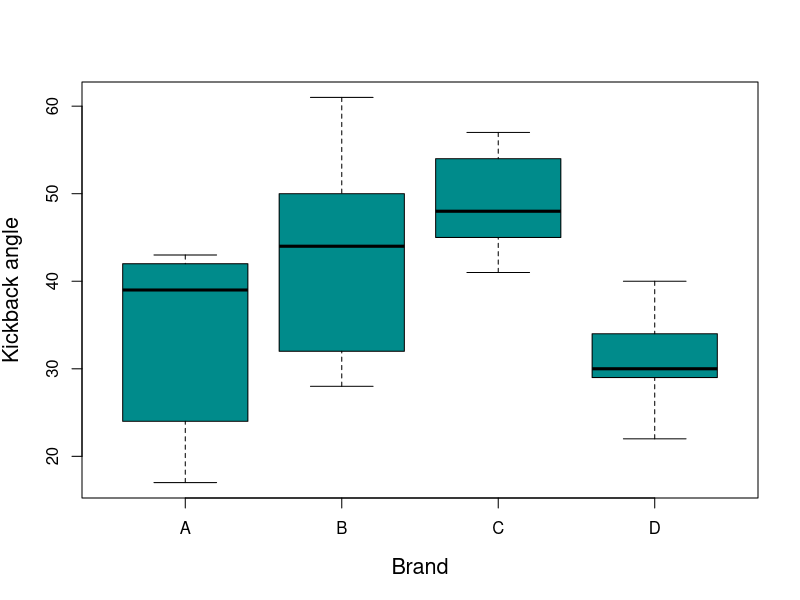
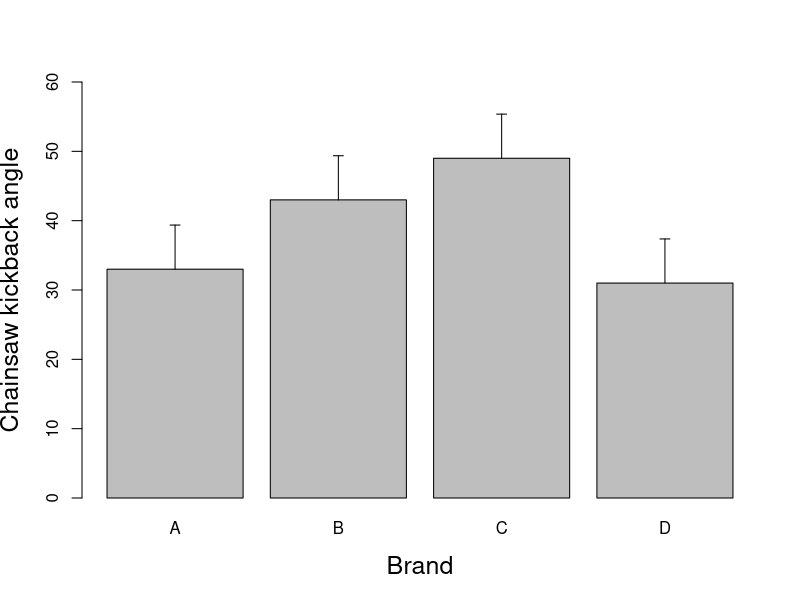
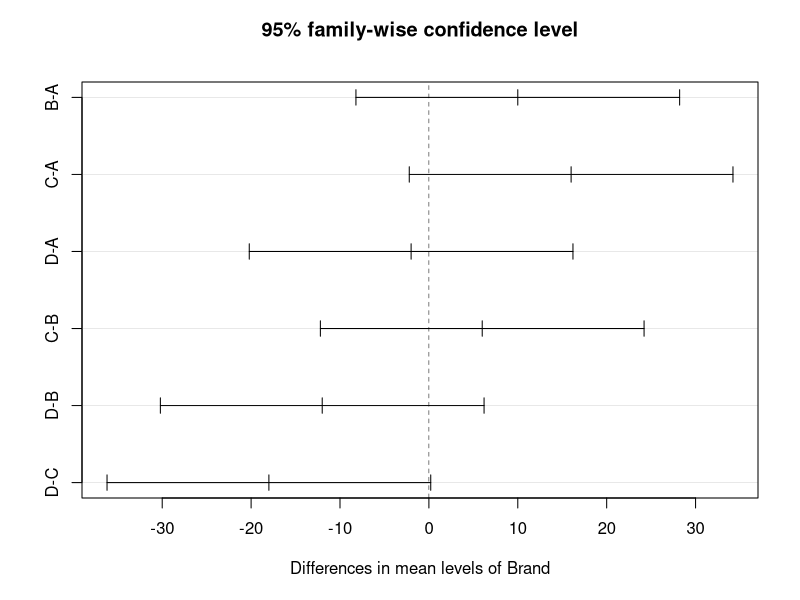

Generate these figures, in order, with R:
## ----kick-data-----------------------------------------------------------
kick.angle.brandA <- c(42,17,24,39,43)
kick.angle.brandB <- c(28,50,44,32,61)
kick.angle.brandC <- c(57,45,48,41,54)
kick.angle.brandD <- c(29,40,22,34,30)

## ----sawData-------------------------------------------------------------
n <- length(kick.angle.brandA)
a <- 4
sawData <- data.frame(
    Kick.angle=c(kick.angle.brandA, kick.angle.brandB,
        kick.angle.brandC, kick.angle.brandD),
    Brand=rep(c("A","B","C","D"), each=n))

## ----boxplot1,fig.show='hide',fig.width=8,fig.height=6,size='scriptsize'----
boxplot(Kick.angle ~ Brand, data=sawData, xlab="Brand",
        ylab="Kickback angle", cex.lab=1.3, col="darkcyan")

## ----aov-out1------------------------------------------------------------
aov.out1 <- aov(Kick.angle ~ Brand, data=sawData)

## ----aov-out1-summary, size='footnotesize'-------------------------------
summary(aov.out1)

## ----model-tables--------------------------------------------------------
model.tables(aov.out1, type="means", se=TRUE)

## ----model-tables-effects------------------------------------------------
model.tables(aov.out1, type="effects", se=TRUE)

## ----ybar, size='footnotesize'-------------------------------------------
ybar. <- mean(sawData$Kick.angle)
ybar.

## ----ybar-i, size='footnotesize'-----------------------------------------
ybar.i <- c(mean(kick.angle.brandA), mean(kick.angle.brandB),
            mean(kick.angle.brandC), mean(kick.angle.brandD))
ybar.i

## ----ybar-i-tapply, size='footnotesize'----------------------------------
ybar.i <- tapply(sawData$Kick.angle, sawData$Brand, mean)
ybar.i

## ----SSa-----------------------------------------------------------------
SSa <- n*sum((ybar.i - ybar.)^2)
SSa

## ----y-ij----------------------------------------------------------------
y.ij <- sawData$Kick.angle
SSw <- sum((y.ij - rep(ybar.i, each=n))^2)
SSw

## ----MSa, size='footnotesize'--------------------------------------------
df1 <- a-1
MSa <- SSa / df1
MSa

## ----MSw, size='footnotesize'--------------------------------------------
df2 <- a*(n-1)
MSw <- SSw / df2
MSw

## ----F-stat, size='footnotesize'-----------------------------------------
F.stat <- MSa / MSw
F.stat

## ----F-crit--------------------------------------------------------------
F.crit <- qf(0.95, df1, df2)
F.crit

## ----p-val---------------------------------------------------------------
p.value <- 1 - pf(F.stat, df1, df2)
p.value

## ----warbler-weight,echo=FALSE-------------------------------------------
set.seed(342)
n <- 20
pop1 <- rnorm(n, 8, sd=1.9)
pop2 <- rnorm(n, 9, sd=1.9)
pop3 <- rnorm(n, 9, sd=1.9)
pop4 <- rnorm(n, 7, sd=1.9)
warblerWeight <- data.frame(weight=c(pop1, pop2, pop3, pop4),
                            food=c(rep("Low", each=n),
                                   rep("Med", each=n),
                                   rep("High", each=n),
                                   rep("Control", each=n)))
write.csv(warblerWeight, "warblerWeight.csv")

## ----barplot2,fig.show='hide',fig.width=8,fig.height=6,size='scriptsize'----
xx <- barplot(ybar.i, ylim=c(0, 60), xlab="Brand", cex.lab=1.5,
              ylab="Chainsaw kickback angle")
mean.SE <- 6.364 # from model.tables(). See slide 8.
arrows(xx, ybar.i, xx, ybar.i+mean.SE, angle=90, length=0.05)

## ----tukey,size='small'--------------------------------------------------
TukeyHSD(aov.out1)

## ----tukey-plot,fig.show='hide',size='footnotesize'----------------------
plot(TukeyHSD(aov.out1))

